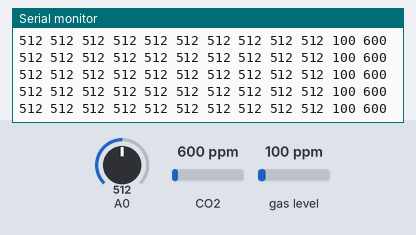
A sketch run on a simulated Arduino Uno, built with avr-gcc and run on an emulated ATmega328P. On the bench: the last lines printed to the serial monitor. The test bench sets the inputs (shaded band); at power-on: A0 = 512, CO2 600 ppm, gas level 100 ppm.

Above: at 1.2 s.
1.3 s: A0 set to 11
At 1.51 s:
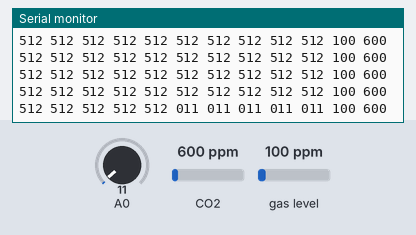
2.8 s: A0 set to 8
At 2.89 s:
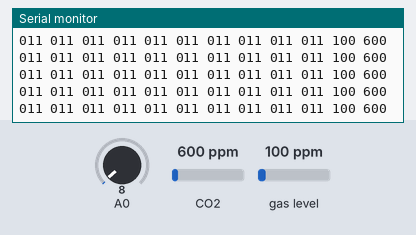
Timing chart, 0 to 5.8 s (numbered marks = the images above; inputs shaded):
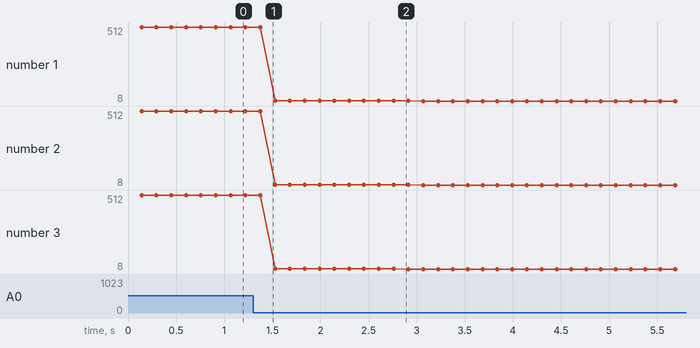

Measured:
- after the input at 1.3 s, the serial monitor: prints a new line after 0.07 s (image 1)
- plotted number 1: 512 → 11 after the input at 1.3 s, 11 → 8 after the input at 2.8 s
- plotted number 2: 512 → 11 after the input at 1.3 s, 11 → 8 after the input at 2.8 s
- plotted number 3: 512 → 11 after the input at 1.3 s, 11 → 8 after the input at 2.8 s

The sketch:

SensorDataCollector.ino
```cpp
#include <Arduino_FreeRTOS.h>
#include <Wire.h>
#include "Adafruit_SGP30.h"
#include "DHT.h"
#include "string.h"

// tasks
void blink(void *pvParameters);
void readMicrophone(void *pvParameters);
void readCO2Concentration(void *pvParameters);
void readHumidityAndTemperature(void *pvParameters);
void writeToPort(void *pvParameters);

void setup() {
  Serial.begin(115200);
  while(!Serial);

//  xTaskCreate(
//    blink,
//    "SystemIsRunning",
//    64,  // stack size
//    NULL, // parameters
//    1,    // priority
//    NULL  // handle
//  );

  xTaskCreate(
    readMicrophone,
    "ReadFromMicrophone",
    128,  // stack size
    NULL, // parameters
    1,    // priority
    NULL  // handle
  );

  xTaskCreate(
    readCO2Concentration,
    "ReadCO2Concentration",
    128,  // stack size
    NULL, // parameters
    1,    // priority
    NULL  // handle
  );

//  xTaskCreate(
//    readHumidityAndTemperature,
//    "ReadHumidityAndTemperature",
//    512,  // stack size
//    NULL, // parameters
//    2,    // priority
//    NULL  // handle
//  );

  xTaskCreate(
    writeToPort,
    "PrintToSerial",
    256,  // stack size
    NULL, // parameters
    3,    // priority
    NULL  // handle
  );
}

void loop() {

}

void blink(void *pvParameters __attribute__((unused))) {
  pinMode(LED_BUILTIN, OUTPUT);
  while(true) {
    digitalWrite(LED_BUILTIN, HIGH);
    vTaskDelay(500 / portTICK_PERIOD_MS);
    digitalWrite(LED_BUILTIN, LOW);
    vTaskDelay(500 / portTICK_PERIOD_MS);
  }
}

int volumn = 0;
void readMicrophone(void *pvParameters) {
  while(true) {
    volumn = analogRead(A0);
//    Serial.print("Volumn: ");
//    Serial.println(volumn);
    vTaskDelay(10 / portTICK_PERIOD_MS);
  }
}

Adafruit_SGP30 sgp;
void readCO2Concentration(void *pvParameters) {
  sgp.begin();
  while (!sgp.IAQmeasure());
  while (true) {
    sgp.IAQmeasure();
//    Serial.print("TVOC ");
//    Serial.print(sgp.TVOC);
//    Serial.println(" ppb");
//    Serial.print("eCO2 ");
//    Serial.print(sgp.eCO2);
//    Serial.println(" ppm");
    vTaskDelay(100 / portTICK_PERIOD_MS);
  }
}

//#define DHTPIN 2
//#define DHTTYPE DHT11
//DHT dht(DHTPIN, DHTTYPE);
//void readHumidityAndTemperature(void *pvParameters) {
//  dht.begin();
//  while(true) {
//    Serial.print("Humidity: ");
//    Serial.println(dht.readHumidity());
//    Serial.print("Temperature: ");
//    Serial.println(dht.readTemperature());
//    vTaskDelay(100 / portTICK_PERIOD_MS);
//  }
//}

unsigned int volumnArray[10];
char msg[49];
int counter = 0;
void writeToPort(void *pvParameters) {
  while(true) {
    volumnArray[counter++] = volumn;
    if (counter == 10) {
      sprintf(msg, "%03d %03d %03d %03d %03d %03d %03d %03d %03d %03d %03d %03d\r\n",
        volumnArray[0],
        volumnArray[1],
        volumnArray[2],
        volumnArray[3],
        volumnArray[4],
        volumnArray[5],
        volumnArray[6],
        volumnArray[7],
        volumnArray[8],
        volumnArray[9],
        sgp.TVOC,
        sgp.eCO2
      );
      counter = 0;
      Serial.write(msg);
    }
    vTaskDelay(20 / portTICK_PERIOD_MS);
  }
}
```
